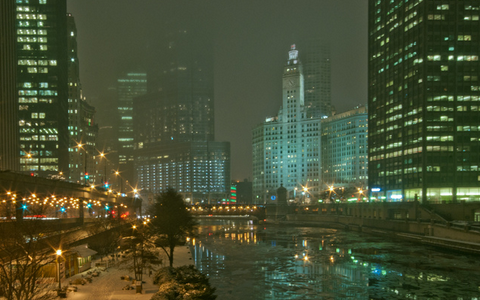
%> input picture test image/Img1.bmp, 480 x 300 px
$ octave main_program.m   (GNU Octave 9; MATLAB toolbox functions it lacks are replaced by stand-ins)
%> lines starting %> are read from the running program, lines starting %| are printed output that depends on the picture; in (x1, y1, x2, y2) boxes, pixels count from 0 and x2, y2 are one past the last pixel; in counts of white or black regions, pixels touching at a corner belong together; the program's own positions count from 1
%> further down, image_org is the input picture: size 300x480x3 uint8; mean R, G, B 70.4, 78, 49.9
### code/image_padding.m
function [image_padded] = image_padding(image_org,patchsize_x,patchsize_y)
%> called with patchsize_x = 15, patchsize_y = 15
% padding the image suitable for the patch to operate block operation
% input:
% image_org: the original image
% patchsize_x: the patch size OMEGA along x
% patchsize_y: the patch size OMEGA along y

[image_sizey,image_sizex,~] = size(image_org);
%> image_sizey = 300; image_sizex = 480
padpixel_x = patchsize_x*ceil(image_sizex/patchsize_x) - image_sizex;
%> padpixel_x = 0
padpixel_y = patchsize_y*ceil(image_sizey/patchsize_y) - image_sizey;
%> padpixel_y = 0
% calculate the num of padding pixels on each position
padpixel_left = floor((padpixel_x+1)/2);
%> padpixel_left = 0
padpixel_right = padpixel_x - padpixel_left;
%> padpixel_right = 0
padpixel_up = floor((padpixel_y+1)/2);
%> padpixel_up = 0
padpixel_down = padpixel_y - padpixel_up;
%> padpixel_down = 0

block_left = repmat(image_org(:,1,:),1,padpixel_left,1);
%> block_left = []
block_right = repmat(image_org(:,end,:),1,padpixel_right,1);
%> block_right = []
image_padded = [block_left image_org block_right];

block_up = repmat(image_padded(1,:,:),padpixel_up,1,1);
%> block_up = []
block_down = repmat(image_padded(end,:,:),padpixel_down,1,1);
%> block_down = []
image_padded = [block_up; image_padded; block_down];
end

### code/MPI_calcu.m
function [Omega_R,Omega_G,Omega_B] = MPI_calcu(image_R,image_G,image_B,patchsize_y,patchsize_x)
%> called with patchsize_y = 15, patchsize_x = 15
% calculate the MPI of the image
% inputs:
% image_R G B: CHANNELS
% patchsize_x: the patch size OMEGA along x
% patchsize_y: the patch size OMEGA along y
MPI_blockfun = @(block_struct) block_struct.data*0 + max( max(block_struct.data) );
Omega_R = blockproc( double(image_R),[patchsize_y,patchsize_x],MPI_blockfun);
Omega_G = blockproc( double(image_G),[patchsize_y,patchsize_x],MPI_blockfun);
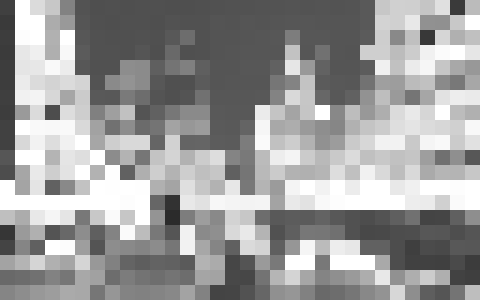
%> Omega_G: size 300x480 double; min 43, max 255, mean 154.8
Omega_B = blockproc( double(image_B),[patchsize_y,patchsize_x],MPI_blockfun);
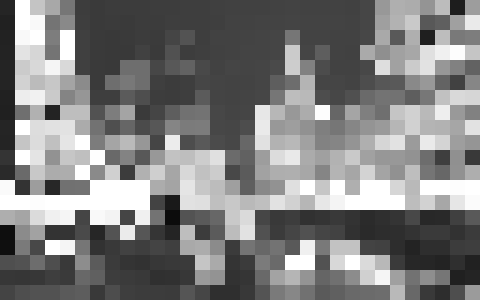
%> Omega_B: size 300x480 double; min 12, max 255, mean 126.1
end

### code/MAX_MatrixValue.m
function max_value = MAX_MatrixValue(a,b,c)
% this function gives the max value of input matrix at corresponding
% position
%
% inputs:
% matrix a,b,c

max_value = max(a,b);
max_value = max(max_value,c);
end

### code/guidedfilter.m
function q = guidedfilter(I, p, r, eps)
%   GUIDEDFILTER   O(1) time implementation of guided filter.
%
%   - guidance image: I (should be a gray-scale/single channel image)
%   - filtering input image: p (should be a gray-scale/single channel image)
%   - local window radius: r
%   - regularization parameter: eps


[hei, wid] = size(I);
N = boxfilter(ones(hei, wid), r); % the size of each local patch; N=(2r+1)^2 except for boundary pixels.

mean_I = boxfilter(I, r) ./ N;
mean_p = boxfilter(p, r) ./ N;
mean_Ip = boxfilter(I.*p, r) ./ N;
cov_Ip = mean_Ip - mean_I .* mean_p; % this is the covariance of (I, p) in each local patch.

mean_II = boxfilter(I.*I, r) ./ N;
var_I = mean_II - mean_I .* mean_I;

a = cov_Ip ./ (var_I + eps); % Eqn. (5) in the paper;
b = mean_p - a .* mean_I; % Eqn. (6) in the paper;

mean_a = boxfilter(a, r) ./ N;
mean_b = boxfilter(b, r) ./ N;

q = mean_a .* I + mean_b; % Eqn. (8) in the paper;
end

### code/boxfilter.m
function imDst = boxfilter(imSrc, r)

%   BOXFILTER   O(1) time box filtering using cumulative sum
%
%   - Definition imDst(x, y)=sum(sum(imSrc(x-r:x+r,y-r:y+r)));
%   - Running time independent of r;
%   - Equivalent to the function: colfilt(imSrc, [2*r+1, 2*r+1], 'sliding', @sum);
%   - But much faster.

[hei, wid] = size(imSrc);
imDst = zeros(size(imSrc));

%cumulative sum over Y axis
imCum = cumsum(imSrc, 1);
%difference over Y axis
imDst(1:r+1, :) = imCum(1+r:2*r+1, :);
imDst(r+2:hei-r, :) = imCum(2*r+2:hei, :) - imCum(1:hei-2*r-1, :);
imDst(hei-r+1:hei, :) = repmat(imCum(hei, :), [r, 1]) - imCum(hei-2*r:hei-r-1, :);

%cumulative sum over X axis
imCum = cumsum(imDst, 2);
%difference over Y axis
imDst(:, 1:r+1) = imCum(:, 1+r:2*r+1);
imDst(:, r+2:wid-r) = imCum(:, 2*r+2:wid) - imCum(:, 1:wid-2*r-1);
imDst(:, wid-r+1:wid) = repmat(imCum(:, wid), [1, r]) - imCum(:, wid-2*r:wid-r-1);
end

### code/MIN_MatrixValue.m
function min_value = MIN_MatrixValue(a,b,c)
% this function gives the min value of input matrix at corresponding
% position
%
% inputs:
% matrix a,b,c

min_value = min(a,b);
min_value = min(min_value,c);
end

### code/main_program.m
clear
clc
close all
% parameters:
%     -patchsize_x: the size of patch along x pos
%     -patchsize_y: the size of patch along y pos
%     -Filter_radius: the kernel radius of the GuidedFilter
%     -GuidedFilter_para: the parameter epsilon of the GuidedFilter
%     -t_0: the boundary of reflection index in the dark channel method
patchsize_x = 15;
patchsize_y = 15;
Filter_radius = 32;
GuidedFilter_para = 0.01;
t_0 = 0.05;

% -------------------compute the time consumption-------------------
% tic
image_org = imread('Img1.bmp');    % nighttime haze image
figure
imshow(image_org)
image_padded = image_padding(image_org,patchsize_x,patchsize_y);    % padding
image_grey = double( rgb2gray(image_padded) );    % calculate grey layer

%% ---------------the first part, estimate Eta-------------------
% calculate MPI
[Momega_chanR,Momega_chanG,Momega_chanB] =...
    MPI_calcu(image_padded(:,:,1),image_padded(:,:,2),image_padded(:,:,3),...
    patchsize_y,patchsize_x);
% figure
% imshow( cat( 3,uint8(Momega_chanR),uint8(Momega_chanG),uint8(Momega_chanB) ) )

% Momega_chanRGB consist of blocks of the same value,
% degrade the matrix to reduce the calculation
Momega_chanR = Momega_chanR(1:patchsize_y:end,1:patchsize_x:end);
Momega_chanG = Momega_chanG(1:patchsize_y:end,1:patchsize_x:end);
Momega_chanB = Momega_chanB(1:patchsize_y:end,1:patchsize_x:end);
% normalize
Lj = MAX_MatrixValue(Momega_chanR,Momega_chanG,Momega_chanB);
Eta_omegaR = Momega_chanR ./ Lj;
Eta_omegaG = Momega_chanG ./ Lj;
Eta_omegaB = Momega_chanB ./ Lj;
% recover the matrix to blocks
Eta_omegaR = kron(Eta_omegaR,ones(patchsize_y,patchsize_x));
Eta_omegaG = kron(Eta_omegaG,ones(patchsize_y,patchsize_x));
Eta_omegaB = kron(Eta_omegaB,ones(patchsize_y,patchsize_x));
% refine (using guided filter)
Eta_R = guidedfilter(image_grey, Eta_omegaR,Filter_radius,GuidedFilter_para);
%> in boxfilter, `imDst(:, wid-r+1:wid) = repmat(imCum(:, wid), [1, r]) - imCum(:, wid-2..`: imDst: size 300x480 double; min 1089, max 4225, mean 3860.9
%> call 2 of boxfilter, with r = 32
%> in boxfilter (call 2), `imDst(hei-r+1:hei, :) = repmat(imCum(hei, :), [r, 1]) - imCum(hei-2*r:..`:
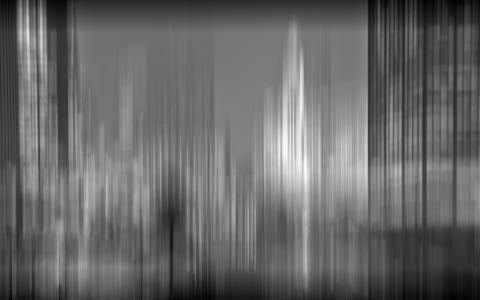
%> imDst: size 300x480 double; min 1129, max 9345, mean 4475; drawn with min black and max white
%> in boxfilter (call 2), `imDst(:, 1:r+1) = imCum(:, 1+r:2*r+1);`: imDst: size 300x480 double; 6.88% of pixels changed, all inside (x1, y1, x2, y2) = (0, 0, 33, 300)
%> in boxfilter (call 2), `imDst(:, wid-r+1:wid) = repmat(imCum(:, wid), [1, r]) - imCum(:, wid-2..`: imDst: size 300x480 double; min 44005, max 484174, mean 283093.7
%> in guidedfilter, `mean_I = boxfilter(I, r) ./ N;`:
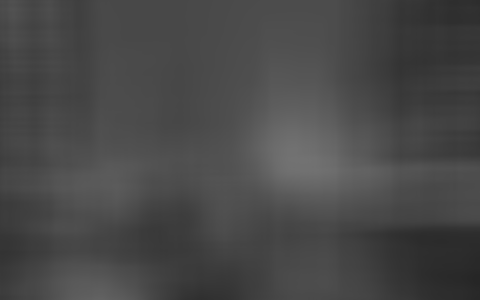
%> mean_I: size 300x480 double; min 38.2, max 114.6, mean 72.7
%> call 3 of boxfilter, with r = 32
%> in boxfilter (call 3), `imDst(hei-r+1:hei, :) = repmat(imCum(hei, :), [r, 1]) - imCum(hei-2*r:..`:
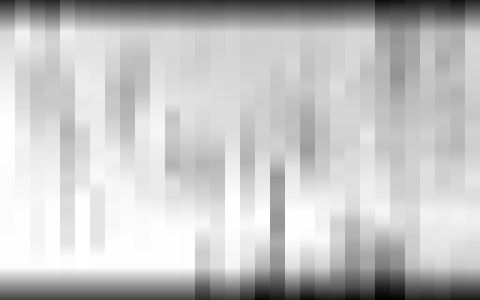
%> imDst: size 300x480 double; min 21, max 65, mean 55; drawn with min black and max white
%> call 5 of boxfilter, with r = 32
%> in boxfilter (call 5), `imDst(hei-r+1:hei, :) = repmat(imCum(hei, :), [r, 1]) - imCum(hei-2*r:..`:
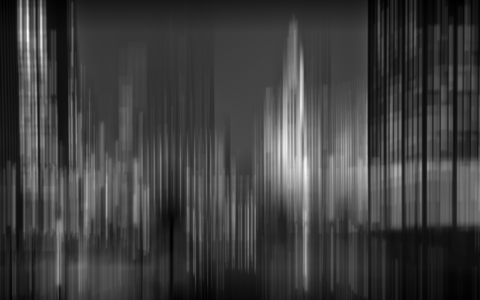
%> imDst: size 300x480 double; min 39077, max 1435197, mean 384122; drawn with min black and max white
%> in boxfilter (call 5), `imCum = cumsum(imDst, 2);`:
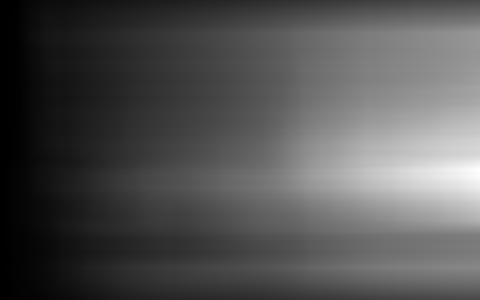
%> imCum: size 300x480 double; min 79161, max 286586300, mean 93677345.4; drawn with min black and max white
Eta_G = guidedfilter(image_grey, Eta_omegaG,Filter_radius,GuidedFilter_para);
Eta_B = guidedfilter(image_grey, Eta_omegaB,Filter_radius,GuidedFilter_para);
% figure
% imshow(uint8(255*cat(3,Eta_omegaR,Eta_omegaG,Eta_omegaB)))

% remove the color effect AND clip the value to [0 255]
imagehat_R = double( image_padded(:,:,1) ) ./ Eta_R; imagehat_R( imagehat_R > 255 ) = 255;
imagehat_G = double( image_padded(:,:,2) ) ./ Eta_G; imagehat_G( imagehat_G > 255 ) = 255;
imagehat_B = double( image_padded(:,:,3) ) ./ Eta_B; imagehat_B( imagehat_B > 255 ) = 255;
% figure
% imshow(cat(3,uint8(imagehat_R),uint8(imagehat_G),uint8(imagehat_B) ))
%% ---------------the second part, estimate t---------------------------------
% calculate MPI
[Momegahat_chanR,Momegahat_chanG,Momegahat_chanB] =...
    MPI_calcu(imagehat_R,imagehat_G,imagehat_B,...
    patchsize_y,patchsize_x);
% estimate Lomega and refine
L_omega = MAX_MatrixValue(Momegahat_chanR,Momegahat_chanG,Momegahat_chanB);
Lj = guidedfilter(image_grey, L_omega,Filter_radius,GuidedFilter_para);
% estimate t
DarkDefuze_blockfun = @(block_struct) block_struct.data*0 + min( min(block_struct.data) );
Ihat_min = MIN_MatrixValue(imagehat_R,imagehat_G,imagehat_B);
fraction_up = blockproc(Ihat_min,[patchsize_y,patchsize_x],DarkDefuze_blockfun);
t_omega = 1 - ( fraction_up ./ blockproc(Lj,[patchsize_y,patchsize_x],DarkDefuze_blockfun) );
% refine (using guided filter) AND clip the value to [0 1]
tj = guidedfilter(image_grey, t_omega,Filter_radius,GuidedFilter_para);
tj( tj > 1 ) = 1;
tj( tj < 0 ) = 0;
%% -------------------------rehaze-----------------------------
J_R = (imagehat_R - Lj) ./ max(tj,t_0) + Lj;
J_G = (imagehat_G - Lj) ./ max(tj,t_0) + Lj;
J_B = (imagehat_B - Lj) ./ max(tj,t_0) + Lj;

J_R = uint8(J_R);
J_G = uint8(J_G);
J_B = uint8(J_B);
% --------------------time consumption-------------------------
% toc
% disp(['运行时间：',num2str(toc)])
figure
imshow(cat(3,J_R,J_G,J_B))

$ run again, with test image/Img2.bmp copied over test image/Img1.bmp
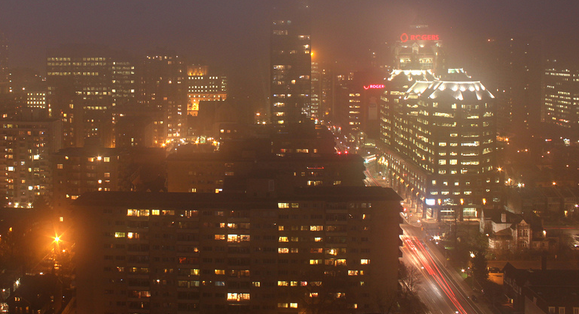
%> input picture test image/Img2.bmp, 579 x 314 px
%> image_org is the input picture: size 314x579x3 uint8; mean R, G, B 111.4, 76.1, 53.6
%> block_down = []
%> in boxfilter (call 3), `imDst(hei-r+1:hei, :) = repmat(imCum(hei, :), [r, 1]) - imCum(hei-2*r:..`:
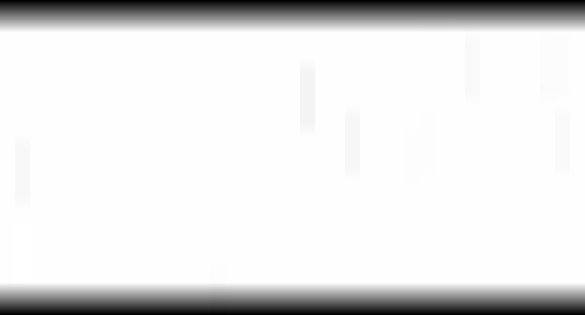
%> imDst: size 315x585 double; min 32.85, max 65, mean 61.6; drawn with min black and max white
%> in boxfilter (call 5), `imDst(r+2:hei-r, :) = imCum(2*r+2:hei, :) - imCum(1:hei-2*r-1, :);`:
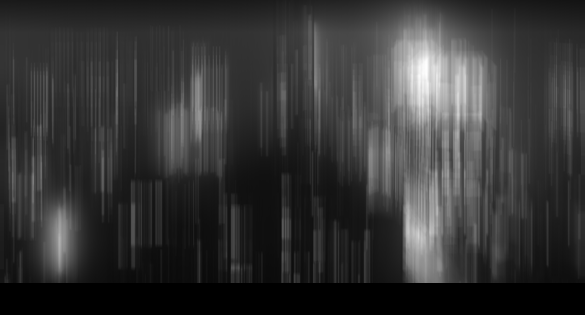
%> imDst: size 315x585 double; min 0, max 2367002, mean 500456.4; drawn with min black and max white

$ run again, with test image/Img3.bmp copied over test image/Img1.bmp
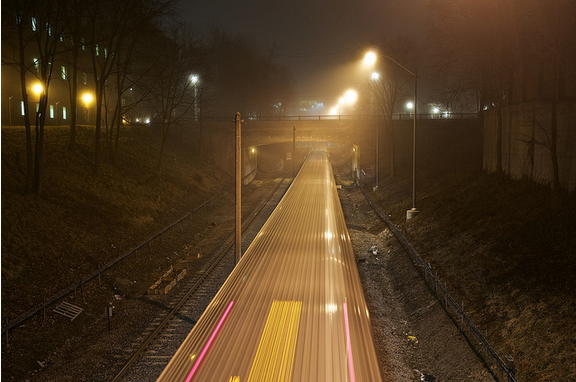
%> input picture test image/Img3.bmp, 576 x 382 px
%> image_org is the input picture: size 382x576x3 uint8; mean R, G, B 76.5, 55.3, 31.1
%> in boxfilter (call 3), `imDst(hei-r+1:hei, :) = repmat(imCum(hei, :), [r, 1]) - imCum(hei-2*r:..`:
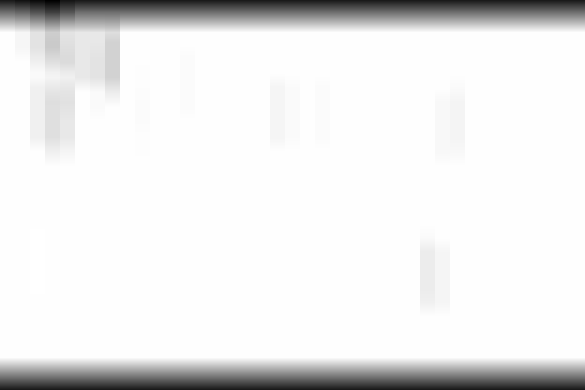
%> imDst: size 390x585 double; min 29.28, max 65, mean 62.1; drawn with min black and max white
%> in boxfilter (call 5), `imDst(r+2:hei-r, :) = imCum(2*r+2:hei, :) - imCum(1:hei-2*r-1, :);`:
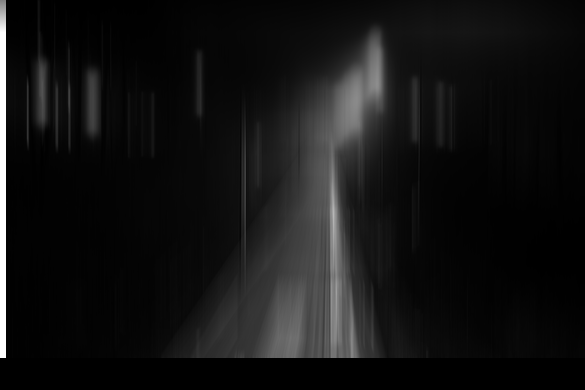
%> imDst: size 390x585 double; min 0, max 4193540, mean 327093.9; drawn with min black and max white

$ run again, with test image/Img4.bmp copied over test image/Img1.bmp
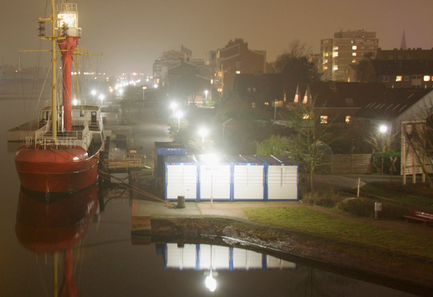
%> input picture test image/Img4.bmp, 433 x 297 px
%> image_org is the input picture: size 297x433x3 uint8; mean R, G, B 113.3, 97, 75.2
%> in boxfilter (call 5), `imDst(r+2:hei-r, :) = imCum(2*r+2:hei, :) - imCum(1:hei-2*r-1, :);`:
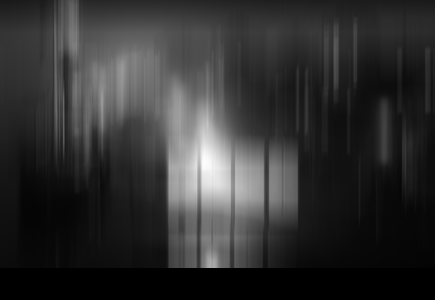
%> imDst: size 300x435 double; min 0, max 3808098, mean 741344.8; drawn with min black and max white
